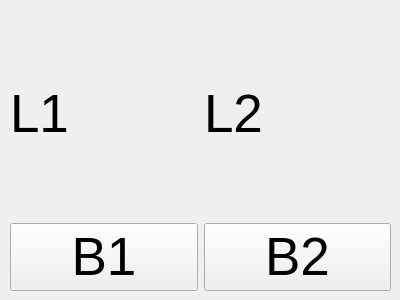
<?xml version="1.0" encoding="UTF-8"?>
<ui version="4.0">
 <class>myWidget</class>
 <widget class="QWidget" name="myWidget">
  <property name="geometry">
   <rect>
    <x>0</x>
    <y>0</y>
    <width>400</width>
    <height>300</height>
   </rect>
  </property>
  <property name="font">
   <font>
    <pointsize>40</pointsize>
   </font>
  </property>
  <property name="windowTitle">
   <string>Form</string>
  </property>
  <widget class="QWidget" name="gridLayoutWidget">
   <property name="geometry">
    <rect>
     <x>10</x>
     <y>10</y>
     <width>381</width>
     <height>281</height>
    </rect>
   </property>
   <layout class="QGridLayout" name="gridLayout">
    <item row="0" column="0">
     <widget class="QLabel" name="label1">
      <property name="text">
       <string>L1</string>
      </property>
     </widget>
    </item>
    <item row="0" column="1">
     <widget class="QLabel" name="label2">
      <property name="text">
       <string>L2</string>
      </property>
     </widget>
    </item>
    <item row="1" column="0">
     <widget class="QPushButton" name="button1">
      <property name="text">
       <string>B1</string>
      </property>
     </widget>
    </item>
    <item row="1" column="1">
     <widget class="QPushButton" name="button2">
      <property name="text">
       <string>B2</string>
      </property>
     </widget>
    </item>
   </layout>
  </widget>
 </widget>
 <resources/>
 <connections/>
</ui>
